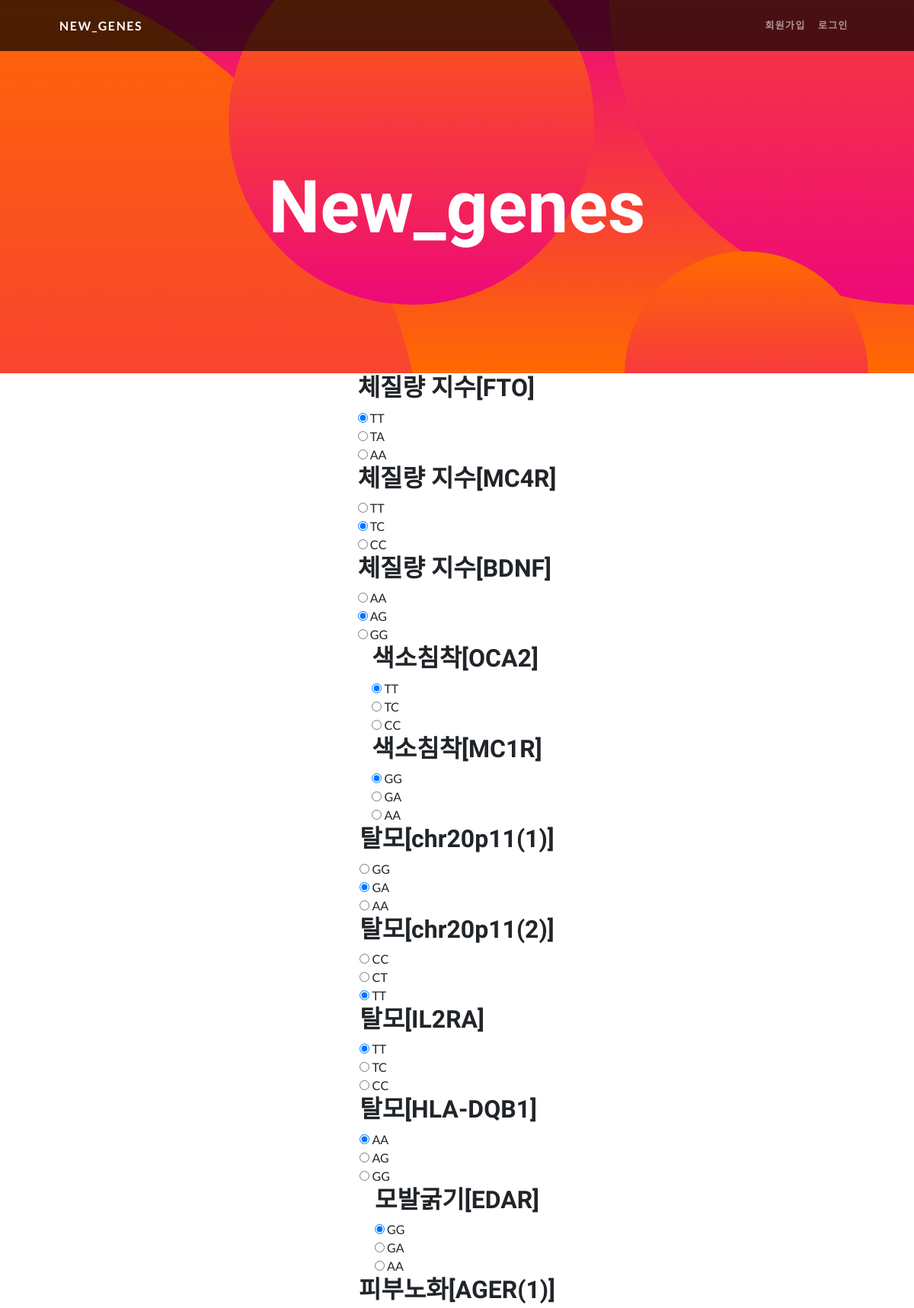
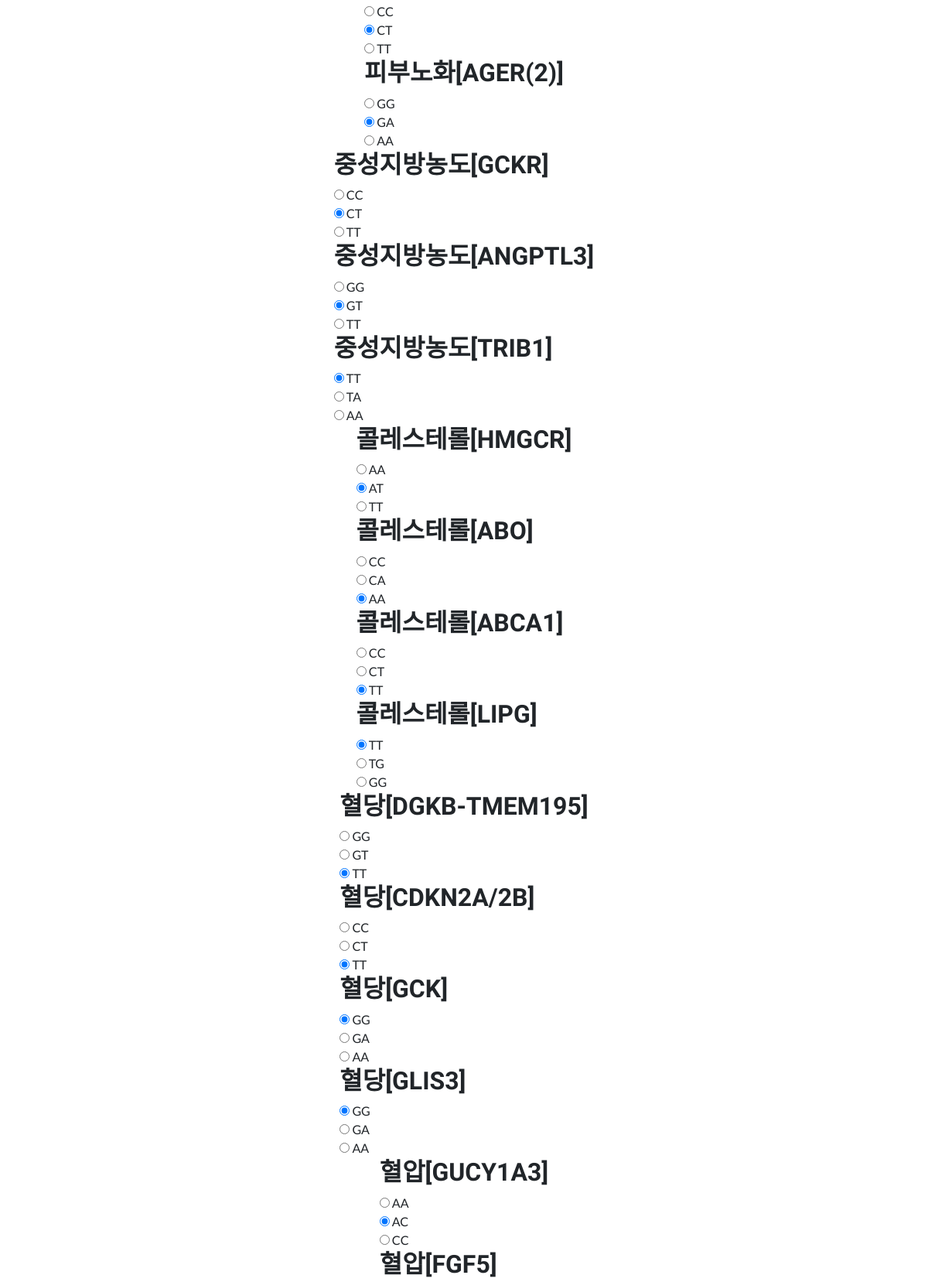
The app's page /mypage/properties/gene_register/1 (upper part) with its own data (2 pictures, top to bottom).
### Gene/models.py (models this page shows, shortened)
class User(AbstractUser):
    nickname = models.CharField(max_length=20, unique=True, null=True,
                                validators=[validate_no_special_characters])
    intro = models.TextField(null=True)
    profile_picture = models.ImageField(upload_to="profile_pics", default="default_profile_pic.jpg")
    goals = models.TextField(null=True)
    rating_FTO = [
        (1, 'TT'),
        (2, 'TA'),
        (3, 'AA')
    ]
    FTO_gene = models.IntegerField(choices=rating_FTO, default=None, null=True)
    rating_MC4R = [
        (1, 'TT'),
        (2, 'TC'),
        (3, 'CC')
    ]
    MC4R_gene = models.IntegerField(choices=rating_MC4R, default=None, null=True)
    rating_BDNF = [
        (1, 'AA'),
        (2, 'AG'),
        (3, 'GG')
    ]
    BDNF_gene = models.IntegerField(choices=rating_BDNF, default=None, null=True)
    rating_OCA2=[
        (1, 'TT'),
        (2, 'TC'),
        (3, 'CC')
    ]
    OCA2_gene = models.IntegerField(choices=rating_OCA2, null=True, default=None)
    rating_MC1R = [
        (1, 'GG'),
        (2, 'GA'),
        (3, 'AA')
    ]
    MC1R_gene = models.IntegerField(choices=rating_MC1R, null=True, default=None)
    rating_chr20p11_1 = [
        (1, 'GG'),
        (2, 'GA'),
        (3, 'AA')
    ]
    chr20p11_1 = models.IntegerField(choices=rating_chr20p11_1, null=True, default=None)
    rating_chr20p11_2 = [
        (1, 'CC'),
        (2, 'CT'),
        (3, 'TT')
    ]
    chr20p11_2 = models.IntegerField(choices=rating_chr20p11_2, null=True, default=None)
    rating_IL2RA = [
        (1, 'TT'),
        (2, 'TC'),
        (3, 'CC')
    ]
    IL2RA = models.IntegerField(choices=rating_IL2RA, null=True, default=None)
    rating_HLA_DQB1 = [
        (1, 'AA'),
        (2, 'AG'),
        (3, 'GG')
    ]
    HLA_DQB1 = models.IntegerField(choices=rating_HLA_DQB1, null=True, default=None)
    rating_EDAR = [
        (1, 'GG'),
        (2, 'GA'),
        (3, 'AA')
    ]
    EDAR = models.IntegerField(choices=rating_EDAR, null=True, default=None)
    rating_AGER_1 = [
        (1, 'CC'),
        (2, 'CT'),
        (3, 'TT')
    ]
    AGER_1 = models.IntegerField(choices=rating_AGER_1, null=True, default=None)
    rating_AGER_2 = [
        (1, 'GG'),
        (2, 'GA'),
        (3, 'AA')
    ]
    AGER_2 = models.IntegerField(choices=rating_AGER_2, null=True, default=None)
    rating_GCKR = [
        (1, 'CC'),
        (2, 'CT'),
        (3, 'TT')
    ]
    GCKR = models.IntegerField(choices=rating_GCKR, null=True, default=None)
    rating_ANGPTL3 = [
        (1, 'GG'),
        (2, 'GT'),
        (3, 'TT')
    ]
    ANGPTL3 = models.IntegerField(choices=rating_ANGPTL3, null=True, default=None)
    rating_TRIB1 = [
        (1, 'TT'),
        (2, 'TA'),
        (3, 'AA')
    ]
    TRIB1 = models.IntegerField(choices=rating_TRIB1, null=True, default=None)
    rating_HMGCR = [
        (1, 'AA'),
        (2, 'AT'),
        (3, 'TT')
    ]
    HMGCR = models.IntegerField(choices=rating_HMGCR, null=True, default=None)
    rating_ABO = [
        (1, 'CC'),
        (2, 'CA'),
        (3, 'AA')
    ]
    ABO = models.IntegerField(choices=rating_ABO, null=True, default=None)
    rating_LIPG = [
        (1, 'TT'),
        (2, 'TG'),
        (3, 'GG')
    ]
    LIPG = models.IntegerField(choices=rating_LIPG, null=True, default=None)
    rating_DGKB_TMEM195 = [
        (1, 'GG'),
        (2, 'GT'),
        (3, 'TT')
    ]
    DGKB_TMEM195 = models.IntegerField(choices=rating_DGKB_TMEM195, null=True, default=None)
    rating_CDKN2A_2B = [
        (1, 'CC'),
        (2, 'CT'),
        (3, 'TT')
    ]
    CDKN2A_2B = models.IntegerField(choices=rating_CDKN2A_2B, null=True, default=None)
    rating_GCK = [
        (1, 'GG'),
        (2, 'GA'),
        (3, 'AA')
    ]
    GCK = models.IntegerField(choices=rating_GCK, null=True, default=None)
    rating_GLIS3 = [
        (1, 'GG'),
        (2, 'GA'),
        (3, 'AA')
    ]
    GLIS3 = models.IntegerField(choices=rating_GLIS3, null=True, default=None)
    rating_GUCY1A3 = [
        (1, 'AA'),
        (2, 'AC'),
        (3, 'CC')
    ]
    GUCY1A3 = models.IntegerField(choices=rating_GUCY1A3, null=True, default=None)
    rating_ABCA1 = [
        (1, 'CC'),
        (2, 'CT'),
        (3, 'TT')
    ]
    ABCA1 = models.IntegerField(choices=rating_ABCA1, null=True, default=None)
    rating_FGF5 = [
        (1, 'AA'),
        (2, 'AT'),
        (3, 'TT')
    ]
    FGF5 = models.IntegerField(choices=rating_FGF5, null=True, default=None)
    rating_ATP2B1 = [
        (1, 'AA'),
        (2, 'AG'),
        (3, 'GG')
    ]
    ATP2B1 = models.IntegerField(choices=rating_ATP2B1, null=True, default=None)
    rating_NPR3 = [
        (1, 'AA'),
        (2, 'AG'),
        (3, 'GG')
    ]
    NPR3 = models.IntegerField(choices=rating_NPR3, null=True, default=None)
    rating_CYP17A1 = [
        (1, 'GG'),
        (2, 'GA'),
        (3, 'AA')
    ]
    CYP17A1 = models.IntegerField(choices=rating_CYP17A1, null=True, default=None)
    rating_SLC23A1_1 = [
        (1, 'CC'),
        (2, 'CT'),
        (3, 'TT')
    ]
    SLC23A1_1 = models.IntegerField(choices=rating_SLC23A1_1, null=True, default=None)
    rating_SLC23A1_2 = [
        (1, 'AA'),
        (2, 'AG'),
        (3, 'GG')
    ]
    SLC23A1_2 = models.IntegerField(choices=rating_SLC23A1_2, null=True, default=None)
    rating_CYP1A1_CYP1A2 = [
        (1, 'AA'),
        (2, 'AC'),
        (3, 'CC')
    ]
    CYP1A1_CYP1A2 = models.IntegerField(choices=rating_CYP1A1_CYP1A2, null=True, default=None)
    rating_AHR = [
        (1, 'CC'),
        (2, 'CT'),
        (3, 'TT')
    ]
    AHR = models.IntegerField(choices=rating_AHR, null=True, default=None)

### Gene/views.py (the view)
# urls.py: path('mypage/properties/gene_register/<int:user_id>', views.gene_register, name='gene_register'),
def gene_register(request, user_id):
    user = User.objects.get(id=user_id)
    context = dict()
    if request.method == "POST":
        user_gene_form = User_Gene_Register_Form(request.POST, instance=user)
        user_form = user_gene_form.save()
        return redirect('properties')
    else:
        user_gene_form = User_Gene_Register_Form(instance=user)
        context['form'] = user_gene_form
    return render(request, 'Gene_register/gene_register.html', context=context)

### Gene/templates/Gene_register/gene_register.html (shortened to what this page needs)
{% extends 'gene_base/base.html' %}
{% load static %}
{% block content %}
<form method="post">
    <div class="fat">
        <h2>체질량 지수[FTO]</h2>
        {{form.FTO_gene}}
        <h2>체질량 지수[MC4R]</h2>
        {{form.MC4R_gene}}
        <h2>체질량 지수[BDNF]</h2>
        {{form.BDNF_gene}}
    </div>
    <div class="fat">
        <h2>색소침착[OCA2]</h2>
        {{form.OCA2_gene}}
        <h2>색소침착[MC1R]</h2>
        {{form.MC1R_gene}}
    </div>
    <div class="fat">
        <h2>탈모[chr20p11(1)]</h2>
        {{form.chr20p11_1}}
        <h2>탈모[chr20p11(2)]</h2>
        {{form.chr20p11_2}}
        <h2>탈모[IL2RA]</h2>
        {{form.IL2RA}}
        <h2>탈모[HLA-DQB1]</h2>
        {{form.HLA_DQB1}}
    </div>
    <div class="fat">
        <h2>모발굵기[EDAR]</h2>
        {{form.EDAR}}
    </div>
    <div class="fat">
        <h2>피부노화[AGER(1)]</h2>
        {{form.AGER_1}}
        <h2>피부노화[AGER(2)]</h2>
        {{form.AGER_2}}
    </div>
    <div class="fat">
        <h2>중성지방농도[GCKR]</h2>
        {{form.GCKR}}
        <h2>중성지방농도[ANGPTL3]</h2>
        {{form.ANGPTL3}}
        <h2>중성지방농도[TRIB1]</h2>
        {{form.TRIB1}}
    </div>
    <div class="fat">
        <h2>콜레스테롤[HMGCR]</h2>
        {{form.HMGCR}}
        <h2>콜레스테롤[ABO]</h2>
        {{form.ABO}}
        <h2>콜레스테롤[ABCA1]</h2>
        {{form.ABCA1}}
        <h2>콜레스테롤[LIPG]</h2>
        {{form.LIPG}}
    </div>
    <div class="fat">
        <h2>혈당[DGKB-TMEM195]</h2>
        {{form.DGKB_TMEM195}}
        <h2>혈당[CDKN2A/2B]</h2>
        {{form.CDKN2A_2B}}
        <h2>혈당[GCK]</h2>
        {{form.GCK}}
        <h2>혈당[GLIS3]</h2>
        {{form.GLIS3}}
    </div>
    <div class="fat">
        <h2>혈압[GUCY1A3]</h2>
        {{form.GUCY1A3}}
        <h2>혈압[FGF5]</h2>
    </div>
</form>
{% endblock content %}

### records on screen
User: FTO_gene "☑ TT ☐ TA ☐ AA", MC4R_gene "☐ TT ☑ TC ☐ CC", BDNF_gene "☐ AA ☑ AG ☐ GG", OCA2_gene "☑ TT ☐ TC ☐ CC", MC1R_gene "☑ GG ☐ GA ☐ AA", chr20p11_1 "☐ GG ☑ GA ☐ AA", chr20p11_2 "☐ CC ☐ CT ☑ TT", IL2RA "☑ TT ☐ TC ☐ CC", HLA_DQB1 "☑ AA ☐ AG ☐ GG", EDAR "☑ GG ☐ GA ☐ AA", AGER_1 "☐ CC ☑ CT ☐ TT", AGER_2 "☐ GG ☑ GA ☐ AA", GCKR "☐ CC ☑ CT ☐ TT", ANGPTL3 "☐ GG ☑ GT ☐ TT", TRIB1 "☑ TT ☐ TA ☐ AA", HMGCR "☐ AA ☑ AT ☐ TT", ABO "☐ CC ☐ CA ☑ AA", ABCA1 "☐ CC ☐ CT ☑ TT", LIPG "☑ TT ☐ TG ☐ GG", DGKB_TMEM195 "☐ GG ☐ GT ☑ TT", CDKN2A_2B "☐ CC ☐ CT ☑ TT", GCK "☑ GG ☐ GA ☐ AA", GLIS3 "☑ GG ☐ GA ☐ AA", GUCY1A3 "☐ AA ☑ AC ☐ CC"
